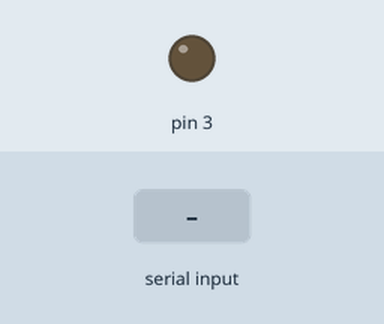
A sketch run on a simulated Arduino Uno, built with avr-gcc and run on an emulated ATmega328P. On the bench: output pins drawn as LEDs (lit = HIGH). The test bench sets the inputs (shaded band).

Above: at 1.2 s.
1.3 s: "1\n" received over Serial
At 2.7 s:
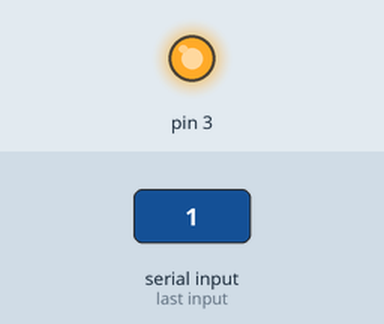
Timing chart, 0 to 4.3 s (numbered marks = the images above; inputs shaded):
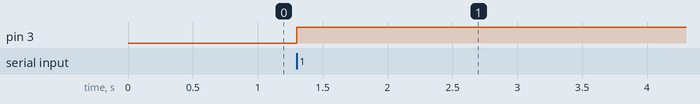

Measured:
- after the input at 1.3 s, pin 3: LOW → HIGH at once

The sketch:

producer_.ino
```cpp
  int value = 0.0;
  float P_Tokens = 0.0;
  float Watt_Hr = 0.0;

  unsigned int prev_time = 0;
  unsigned int current_time = 0;
  unsigned int time_interval = 0;

void setup()
{
  Serial.begin(9600);

  pinMode(3,OUTPUT);
  digitalWrite(3,LOW);

}


void loop()
{
  value = Serial.parseInt();

  while(value == 1)
  {
    digitalWrite(3,HIGH);

   }

  while(value == 2)
  {
    digitalWrite(3,LOW);
    prev_time = millis();
  }
}
```
